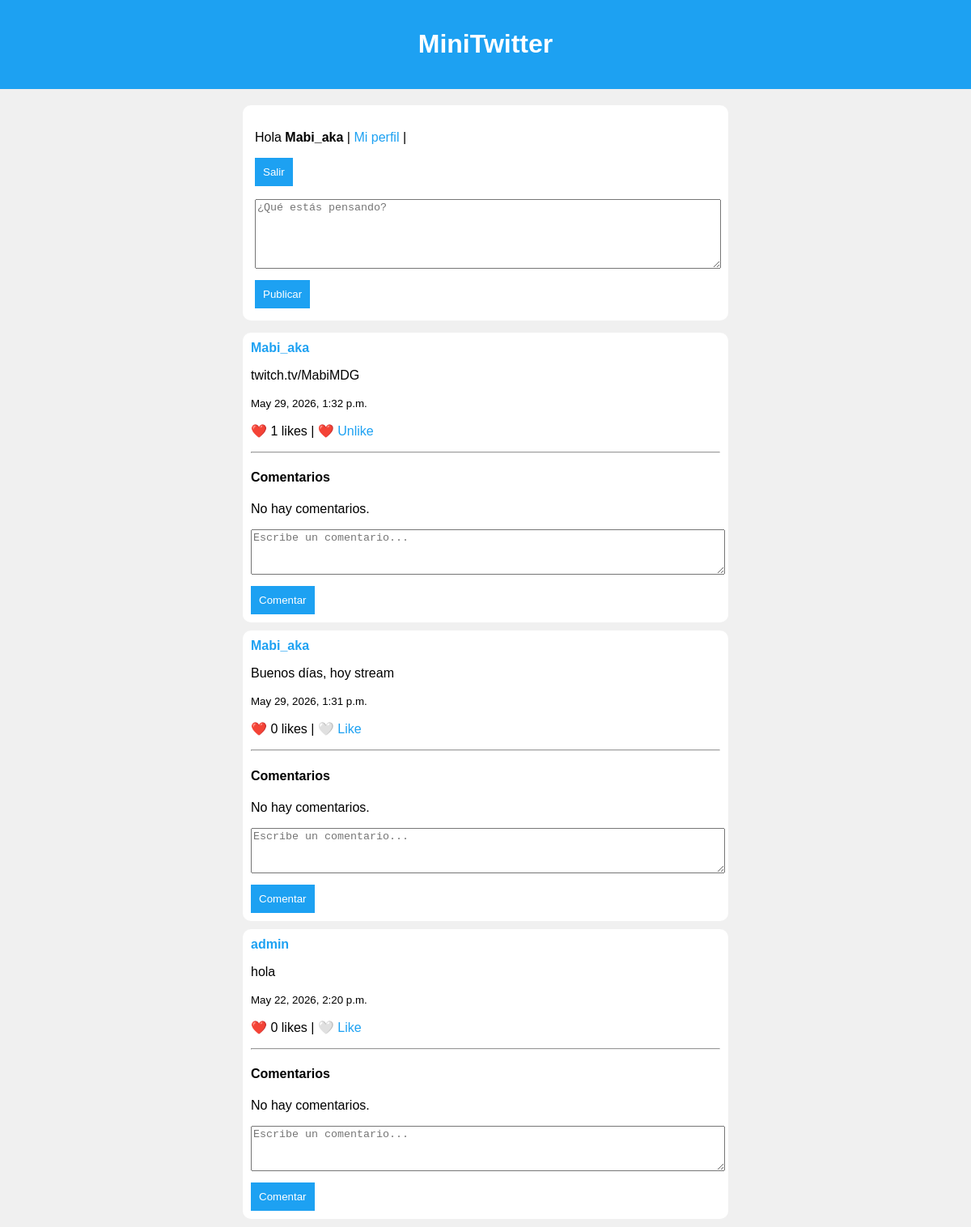
Screenshot of / (signed in) with the database file from the repository.
### social/models.py (models this page shows, shortened)
class Post(models.Model):
    usuario = models.ForeignKey(User, on_delete=models.CASCADE)
    contenido = models.TextField()
    fecha = models.DateTimeField(auto_now_add=True)

### social/views.py (the view)
# urls.py: path('', views.home, name='home'),
def home(request):
    posts = Post.objects.all().order_by('-fecha')
    liked_posts = []
    if request.user.is_authenticated:
        likes = Like.objects.filter(usuario=request.user)
        liked_posts = [like.post.id for like in likes]
    return render(request, 'social/home.html', {
        'posts': posts,
        'liked_posts': liked_posts
    })

### social/templates/social/home.html (shortened to what this page needs)
<!DOCTYPE html>
<html lang="es">
<head>
</head>
<body>
<header>
    <h1>MiniTwitter</h1>
</header>
<div class="container">
    {% if user.is_authenticated %}
        <div class="box">
            <p>
                Hola <b>{{ user.username }}</b> |
                <a href="/mi-perfil/">Mi perfil</a> |
                <form method="post" action="/accounts/logout/" style="display:inline;">
                    <button type="submit">Salir</button>
                </form>
            </p>
            <form method="POST" action="/crear/">
                <textarea name="contenido" placeholder="¿Qué estás pensando?"></textarea>
                <button type="submit">Publicar</button>
            </form>
        </div>
    {% else %}
        <div class="box">
            <p>No has iniciado sesión</p>
            <a href="/accounts/login/">Iniciar sesión</a> |
            <a href="/register/">Crear cuenta</a>
        </div>
    {% endif %}
    {% for post in posts %}
        <div class="post">
            <b>
                <a href="/perfil/{{ post.usuario.username }}/">
                    {{ post.usuario.username }}
                </a>
            </b>
            <p>{{ post.contenido }}</p>
            <small>{{ post.fecha }}</small>
            <p>
                ❤️ {{ post.like_set.count }} likes |
                {% if post.id in liked_posts %}
                    ❤️ <a href="/like/{{ post.id }}/">Unlike</a>
                {% else %}
                    🤍 <a href="/like/{{ post.id }}/">Like</a>
                {% endif %}
            </p>
            <hr>
            <h4>Comentarios</h4>
            {% for comentario in post.comentario_set.all %}
                <div class="comentario">
                    <b>{{ comentario.usuario.username }}</b>
                    <p>{{ comentario.contenido }}</p>
                    <small>{{ comentario.fecha }}</small>
                </div>
            {% empty %}
                <p>No hay comentarios.</p>
            {% endfor %}
            {% if user.is_authenticated %}
                <form method="POST" action="/comentar/{{ post.id }}/" class="comentario-form">
                    <textarea name="contenido" placeholder="Escribe un comentario..."></textarea>
                    <button type="submit">Comentar</button>
                </form>
            {% endif %}
        </div>
    {% empty %}
        <p>No hay posts todavía</p>
    {% endfor %}
</div>
</body>
</html>

### social/templates/social/home.html (style rules this page uses)
body { font-family: Arial; background: #f0f0f0; margin: 0; }
header { background: #1da1f2; color: white; padding: 15px; text-align: center; }
.container { width: 50%; margin: auto; margin-top: 20px; }
.box { background: white; padding: 15px; border-radius: 10px; margin-bottom: 15px; }
textarea { width: 100%; height: 80px; margin-bottom: 10px; }
button { background: #1da1f2; color: white; border: none; padding: 10px; cursor: pointer; }
.post { background: white; padding: 10px; border-radius: 10px; margin-bottom: 10px; }
.comentario-form { margin-top: 10px; }
.comentario-form textarea { height: 50px; }
a { color: #1da1f2; text-decoration: none; }

### rows the page displays
Post: usuario.username "Mabi_aka", contenido "twitch.tv/MabiMDG", fecha "May 29, 2026, 1:32 p.m.", like_set.count "1"
Post: usuario.username "Mabi_aka", contenido "Buenos días, hoy stream", fecha "May 29, 2026, 1:31 p.m.", like_set.count "0"
Post: usuario.username "admin", contenido "hola", fecha "May 22, 2026, 2:20 p.m.", like_set.count "0"

### other values shown
{{ user.username }} "Mabi_aka"
